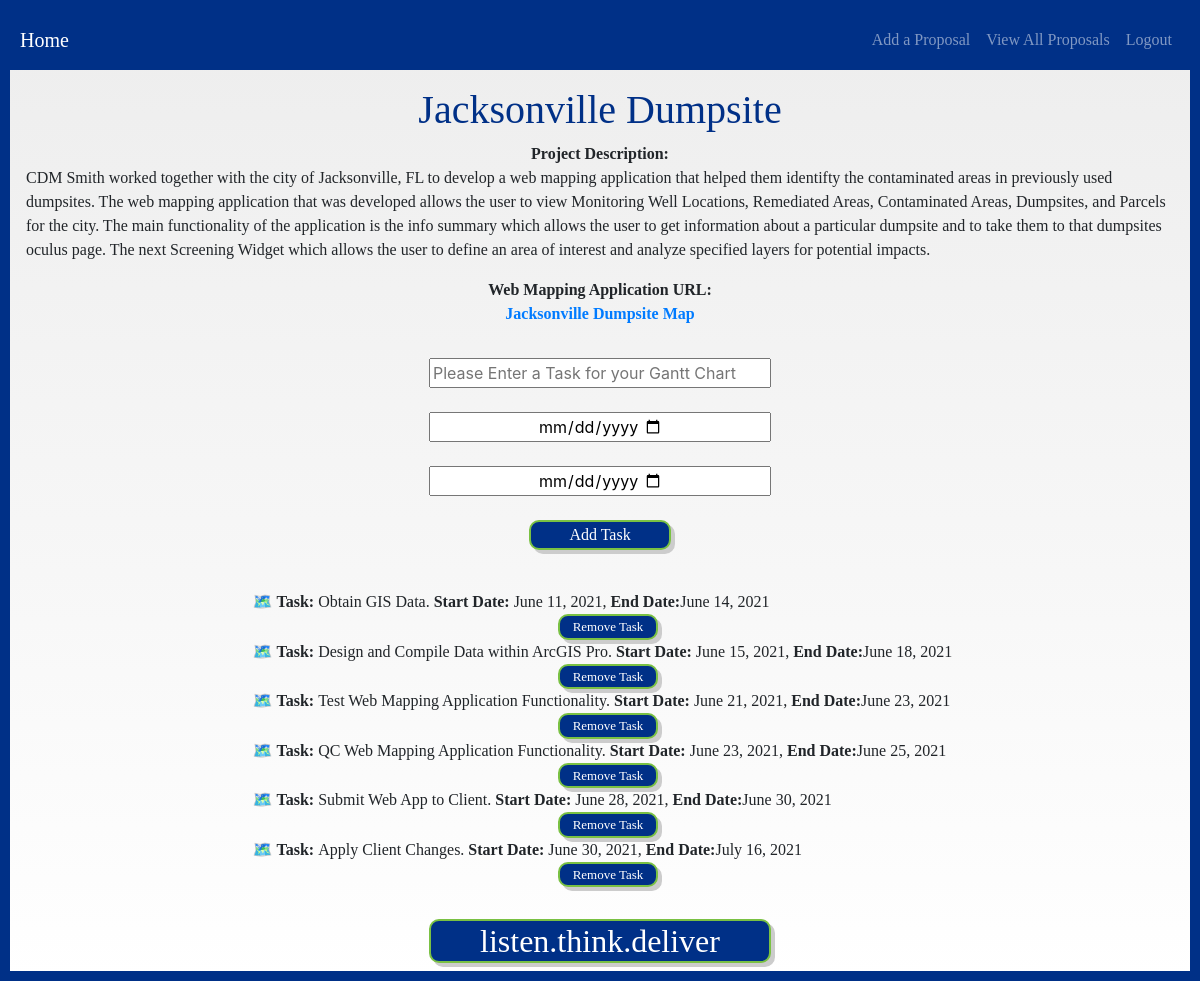
The app's page /details/31 (signed in) with its own data.
### Capstone_app/models.py (models this page shows, shortened)
class Proposal(models.Model):
    title = models.CharField(max_length=200)
    project_description = models.TextField(max_length=1000)
    map_id = models.URLField(max_length=200)
    project_date_start = models.DateField()
    project_date_end = models.DateField()
    gantt_title = models.CharField(max_length=100, null=True, blank=True)
    gantt_date_start = models.DateField(default=datetime.datetime.now)
    gantt_date_end = models.DateField(default=datetime.datetime.now)
    user = models.ForeignKey(
        User, on_delete=models.CASCADE, null=True, blank=True)

class Task(models.Model):
    taskItem = models.TextField()
    task_id = models.ForeignKey(Proposal, on_delete=models.CASCADE)
    gantt_date_start = models.DateField()
    gantt_date_end = models.DateField()

### Capstone_app/views.py (the view)
# urls.py: path('details/<int:id>', views.see_details, name = 'see_details'),
@login_required
def see_details(request, id):
    details = Proposal.objects.get(id=id)
    context = {
        "details": details,
        "tasks": tasks
    }
    return render(request, 'pages/details.html', {"details": details})

### templates/pages/details.html (shortened to what this page needs)
{% extends 'base.html' %} {% block content %} {% csrf_token %}
<div id="main" class="proposal_info">
  <h1>{{details.title}}</h1>
  <p class="project_description_details">
    <b>Project Description:</b> {{details.project_description}}
  </p>
  <p>
    <b>Web Mapping Application URL:</b>
    <b><a href='{{details.map_id}}' target="blank">{{details.title}} Map</a></b>
  </p>
</div>
<form action="{% url 'add_task' details.id %}" method="POST">
  <div class="task_input">
    <input
      class="openbtn"
      onclick="openNav()"
      id="myBtn"
      type="text"
      name="gantt_title"
      placeholder="Please Enter a Task for your Gantt Chart"
    />
  </form>
    <br />
    <input
      class="closebtn"
      onclick="closeNav()"
      type="date"
      id="start_date"
      name="gantt_date_start"
      placeholder="Please Enter a End Date for your Task"
      min="2021-01-01"
      max="2030-12-31"
    />
    <br />
    <input
      class="closebtn"
      onclick="closeNav()"
      type="date"
      id="end_date"
      name="gantt_date_end"
      placeholder="Please Enter a End Date for your Task"
      min="2021-01-01"
      max="2030-12-31"
    />
    <br />
    <a href="{% url 'add_task' details.id %}"><button type="submit" class="submit-button_details">Add Task</button></a>
  <br />
  <div id="task_details" class="task_details">
    <ul>
      {% for t in details.task_set.all %}
        <li class="task">
          <b>Task: </b>{{t.taskItem}}.<b> Start Date:</b>
          {{t.gantt_date_start}},
          <b>End Date:</b>{{t.gantt_date_end}}
          <a href="{% url 'delete_task' t.id %}"><button class="remove-button_details">Remove Task</button></a>
        </li>
      {% endfor %}
    </ul>
  </div>
{% endblock %}

### static/css/site.css (style rules this page uses)
body { min-height: 100vh !important; border: 10px solid rgb(0, 48, 135); background-color: white; font-family: "Myriad Pro"; background: rgba(237, 237, 237, 1); background: -moz-linear-gradient( top, rgba(237, 237, 237, 1) 0%, rgba(246, 246, 246, 1) 53%, rgba(255, 255, 255, 1) 100% ); background: webkit-gradient( left top, left bottom, color-stop(0%, rgba(237, 237, 237, 1)), color-stop(53%, rgba(246, 246, 246, 1)), color-stop(100%, rgba(255, 255, 255, 1)) ); background: -webkit-linear-gradient( top, rgba(237, 237, 237, 1) 0%, rgba(246, 246, 246, 1) 53%, rgba(255, 255, 255, 1) 100% ); background: -o-linear-gradient( top, rgba(237, 237, 237, 1) 0%, rgba(246, 246, 246, 1) 53%, rgba(255, 255, 255, 1) 100% ); background: -ms-linear-gradient( top, rgba(237, 237, 237, 1) 0%, rgba(246, 246, 246, 1) 53%, rgba(255, 255, 255, 1) 100% ); background: linear-gradient( to bottom, rgba(237, 237, 237, 1) 0%, rgba(246, 246, 246, 1) 53%, rgba(255, 255, 255, 1) 100% ); filter: progid:DXImageTransform.Microsoft.gradient( startColorstr='#ededed', endColorstr='#ffffff', GradientType=0 ); }
p { font-family: "Myriad Pro"; display: flex; flex-direction: column; justify-content: center; align-items: center; }
h1 { color: rgb(0, 48, 135); font-family: "Myriad Pro"; display: flex; flex-direction: column; justify-content: center; align-items: center; }
ul { font-family: "Myriad Pro"; list-style: none; padding: 0; margin: 0; }
li.task { padding-left: 1rem; text-indent: -0.7rem; }
li.task::before { content: "🗺️"; }
a { color: rgb(0, 48, 135); font-family: "Myriad Pro"; display: flex; flex-direction: column; justify-content: center; align-items: center; }
input { display: flex; flex-direction: column; justify-content: center; align-items: center; }
button { font-family: "Myriad Pro"; color: #ffffff; background-color: #003087; width: 342px; display: flex; flex-direction: column; justify-content: center; align-items: center; border: 2px solid #7ac143; }
#main { transition: margin-left 0.5s; padding: 16px; }
#task_details { transition: margin-left 0.5s; padding: 16px; }
#myBtn { width: 342px; }
#start_date { width: 342px; }
#end_date { width: 342px; }
.proposal_info { transition: margin-left 0.5s; padding: 16px; display: flex; flex-direction: column; justify-content: center; align-items: center; }
.task_details { display: flex; flex-direction: column; justify-content: center; align-items: center; }
.task_input { display: flex; flex-direction: column; justify-content: center; align-items: center; }
.submit-button_details { font-family: "Myriad Pro"; color: #ffffff; background-color: #003087; width: 142px; display: flex; flex-direction: column; justify-content: center; align-items: center; border-radius: 10px 10px 10px 10px; -moz-border-radius: 10px 10px 10px 10px; -webkit-border-radius: 10px 10px 10px 10px; border: 2px solid #7ac143; box-shadow: 0.25rem 0.25rem #ccc; }
.remove-button_details { font-size: small; font-family: "Myriad Pro"; color: #ffffff; background-color: #003087; width: 100px; display: flex; flex-direction: column; justify-content: center; align-items: center; border-radius: 10px 10px 10px 10px; -moz-border-radius: 10px 10px 10px 10px; -webkit-border-radius: 10px 10px 10px 10px; border: 2px solid #7ac143; box-shadow: 0.25rem 0.25rem #ccc; }

### records on screen
Proposal: title "Jacksonville Dumpsite", project_description "CDM Smith worked together with the city of Jacksonville, FL to develop a web mapping application that helped them identifty the contaminated areas in previously used dumpsites. The web mapping application that was developed allows the user to view Monitoring Well Locations, Remediated Areas, Contaminated Areas, Dumpsites, and Parcels for the city. The main functionality of the application is the info summary which allows the user to get information about a particular dumpsite and to take them to that dumpsites oculus page. The next Screening Widget which allows the user to define an area of interest and analyze specified layers for potential impacts."
Task: taskItem "Obtain GIS Data", gantt_date_start "June 11, 2021", gantt_date_end "June 14, 2021"
Task: taskItem "Design and Compile Data within ArcGIS Pro", gantt_date_start "June 15, 2021", gantt_date_end "June 18, 2021"
Task: taskItem "Test Web Mapping Application Functionality", gantt_date_start "June 21, 2021", gantt_date_end "June 23, 2021"
Task: taskItem "QC Web Mapping Application Functionality", gantt_date_start "June 23, 2021", gantt_date_end "June 25, 2021"
Task: taskItem "Submit Web App to Client", gantt_date_start "June 28, 2021", gantt_date_end "June 30, 2021"
Task: taskItem "Apply Client Changes", gantt_date_start "June 30, 2021", gantt_date_end "July 16, 2021"
